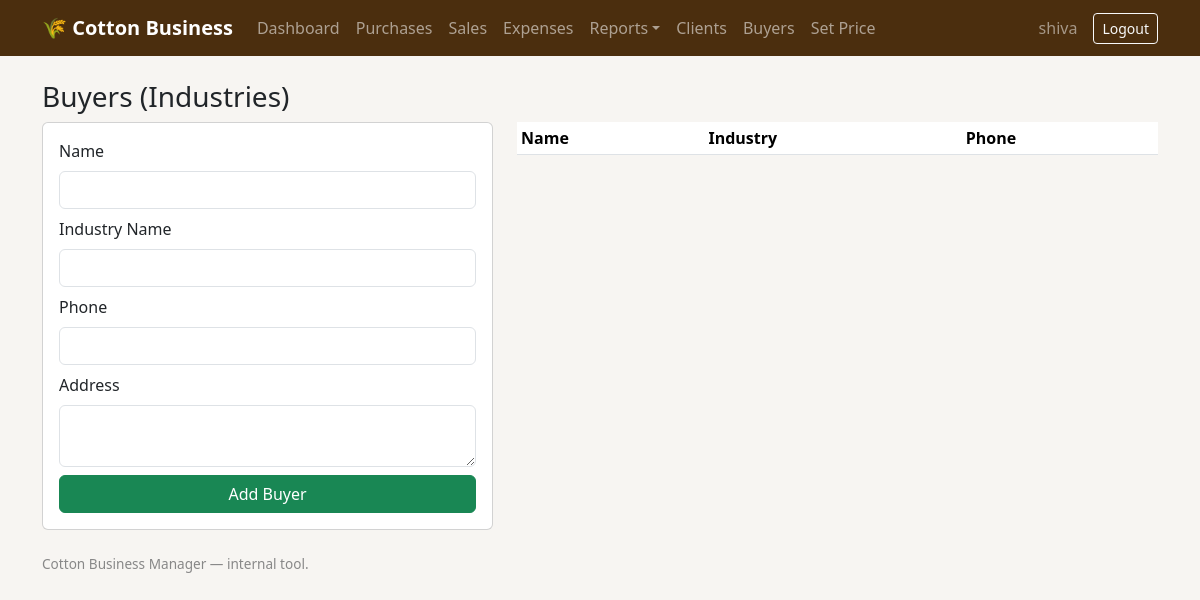
/buyers/ (signed in), run on an earlier commit of the app's database.
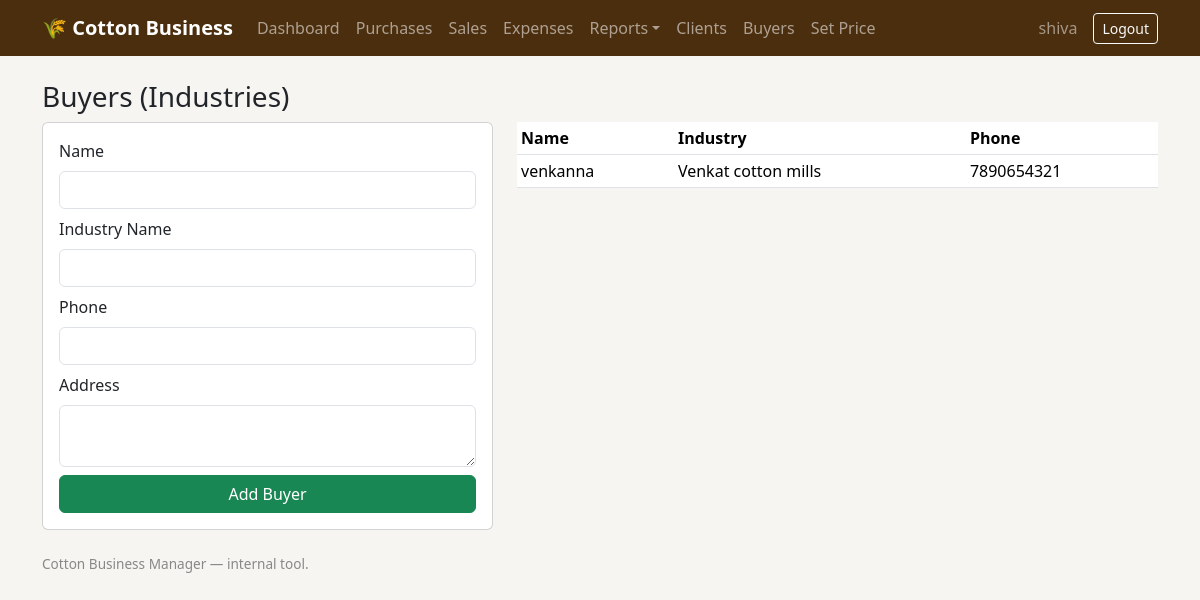
And on a later commit of the database.
### core/models.py (models this page shows, shortened)
class Buyer(models.Model):
    name = models.CharField(max_length=150)
    industry_name = models.CharField(max_length=150, blank=True)
    phone = models.CharField(max_length=20, blank=True)
    address = models.TextField(blank=True)
    created_at = models.DateTimeField(auto_now_add=True)
    class Meta:
        ordering = ["name"]

### core/views.py (the view)
# urls.py: path("buyers/", views.buyer_list, name="buyer_list"),
@login_required
def buyer_list(request):
    if request.method == "POST":
        form = BuyerForm(request.POST)
        if form.is_valid():
            form.save()
            return redirect("core:buyer_list")
    else:
        form = BuyerForm()
    return render(request, "core/buyer_list.html", {"form": form, "buyers": Buyer.objects.all()})

### core/forms.py
class BuyerForm(forms.ModelForm):
    class Meta:
        model = Buyer
        fields = ["name", "industry_name", "phone", "address"]
        widgets = {
            "name": forms.TextInput(attrs={"class": "form-control"}),
            "industry_name": forms.TextInput(attrs={"class": "form-control"}),
            "phone": forms.TextInput(attrs={"class": "form-control"}),
            "address": forms.Textarea(attrs={"rows": 2, "class": "form-control"}),
        }

### core/templates/core/buyer_list.html (shortened to what this page needs)
{% extends "core/base.html" %}
{% block content %}
<h3>Buyers (Industries)</h3>
<div class="row">
  <div class="col-md-5">
    <form method="post" class="card p-3">
      <div class="mb-2"><label class="form-label">Name</label>{{ form.name }}</div>
      <div class="mb-2"><label class="form-label">Industry Name</label>{{ form.industry_name }}</div>
      <div class="mb-2"><label class="form-label">Phone</label>{{ form.phone }}</div>
      <div class="mb-2"><label class="form-label">Address</label>{{ form.address }}</div>
      <button class="btn btn-success">Add Buyer</button>
    </form>
  </div>
  <div class="col-md-7">
    <table class="table table-sm">
      <thead><tr><th>Name</th><th>Industry</th><th>Phone</th></tr></thead>
      <tbody>
      {% for b in buyers %}
        <tr><td>{{ b.name }}</td><td>{{ b.industry_name }}</td><td>{{ b.phone }}</td></tr>
      {% endfor %}
      </tbody>
    </table>
  </div>
</div>
{% endblock %}

What changed in the data, as far as the page shows it:
added Buyer: name "venkanna", industry_name "Venkat cotton mills", phone "7890654321"
